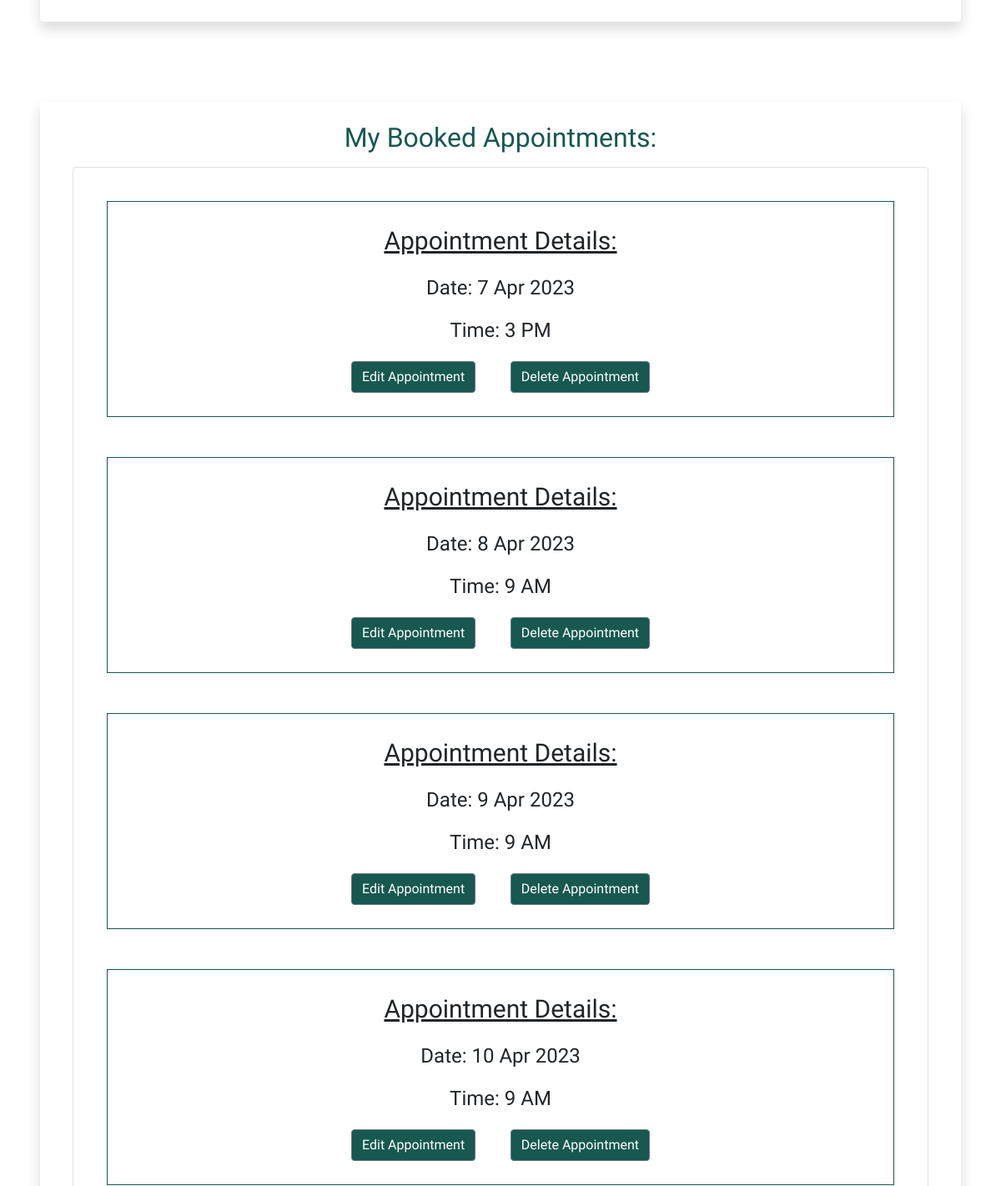
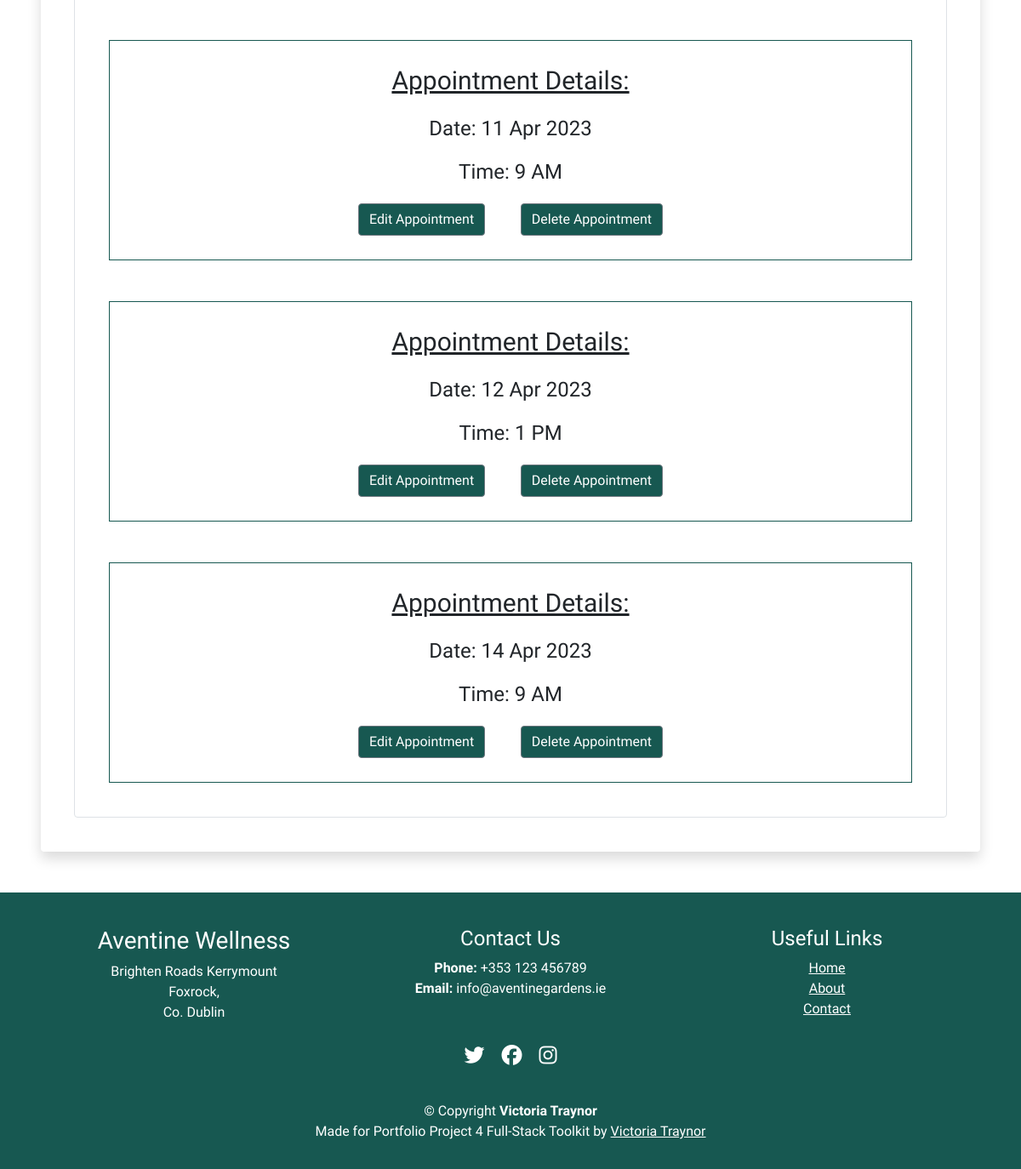
Page /user/user-profile (signed in, lower part) on the earlier database version (2 pictures, top to bottom).
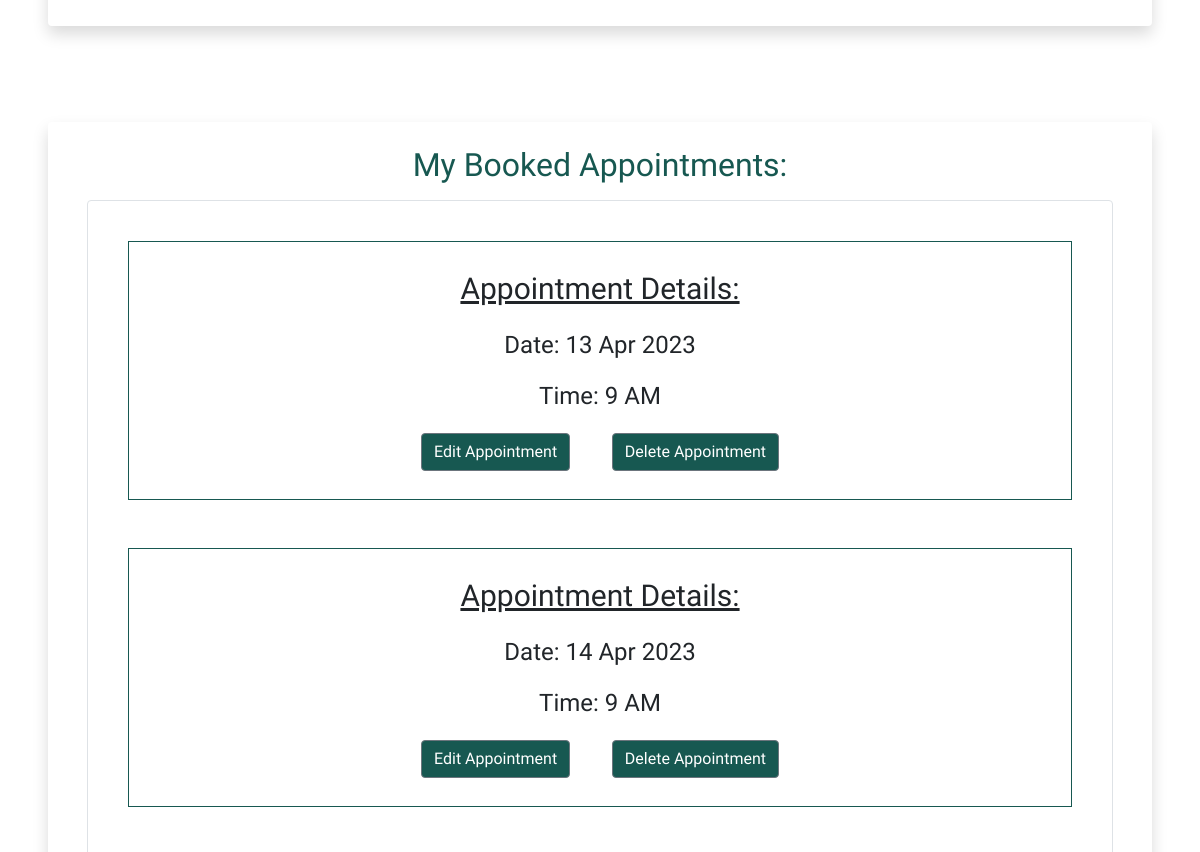
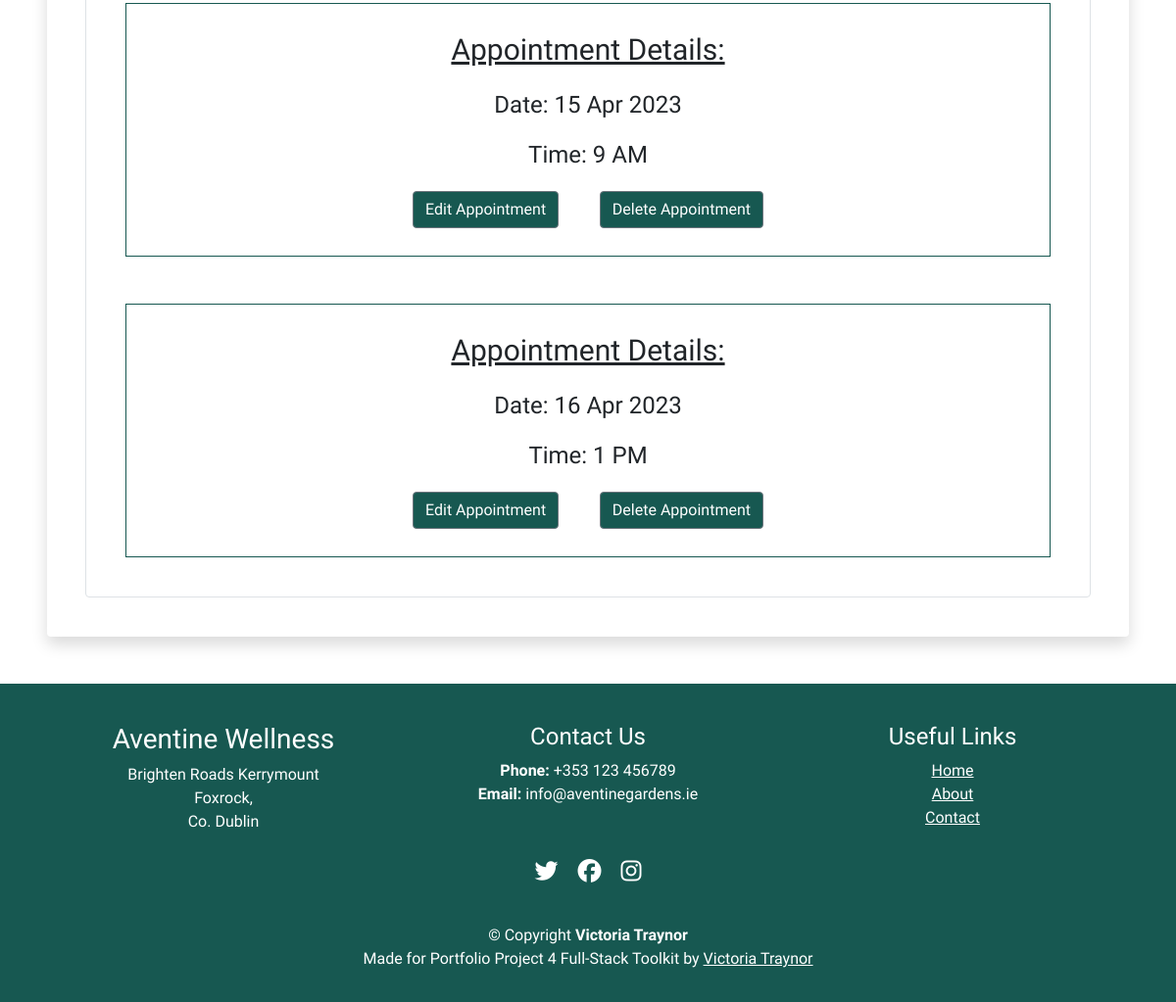
Same page on the later database version (2 pictures, top to bottom).
### booking/models.py (models this page shows, shortened)
class Appointment(models.Model):
    AVAILABLE_TIMES = (
        ("9 AM", "09:00 - 10:00"),
        ("11 AM", "11:00 - 12:00"),
        ("1 PM", "13:00 - 14:00"),
        ("3 PM", "15:00 - 16:00"),
    )
    user = models.ForeignKey(User, on_delete=models.CASCADE, null=True, blank=True)
    date_posted = models.DateField(default=timezone.now)
    date = models.DateField(default=datetime.now)
    timeblock = models.CharField(max_length=10, choices=AVAILABLE_TIMES, default="9 AM")

### profiles/views.py (the view)
# urls.py: path("user/user-profile", views.user_profile, name="user-profile"),
def user_profile(request):
    user = request.user
    if request.user.is_authenticated:
        appointments = Appointment.objects.filter(user=user).order_by(
            "date", "timeblock"
        )
        return render(
            request,
            "user/user_profile.html",
            {
                "user": user,
                "appointments": appointments,
            },
        )
    else:
        return HttpResponseRedirect("../../accounts/login/")

### templates/user/user_profile.html (shortened to what this page needs)
{% extends "base.html" %}
{% load static %}
{% block content %}
{% if user.is_authenticated %}
<div class="shadow p-4 rounded m-5">
</div>
{% if appointments.count > 0 %}
<div>
    <div class="shadow p-4 rounded m-5">
        <h2 class="booked-appointments">My Booked Appointments:</h2>
        <div class="list-group fs-4 border p-3 mb-3">
            {% for appointment in appointments %}
            <div class="appointment-list">
                <p class="appointment-details">Appointment Details:</p>
                <p class="list-group mt-2">Date: {{ appointment.date }}</p>
                <p class="list-group mt-2">Time: {{ appointment.timeblock }}</p>
                <div>
                    <a class='profile-btns btn btn-secondary btn-small mt-1 mb-1'
                        href="{% url 'appointment-edit' appointment.id %}">Edit Appointment</a>
                    <a class='profile-btns btn btn-secondary btn-small mt-1 mb-1'
                        href="{% url 'appointment-delete' appointment.id %}">Delete Appointment</a>
                </div>
            </div>
            {% endfor %}
        </div>
{% endif %}
{% endif %}
{%endblock%}

### templates/base.html (shortened to what this page needs)
{% load static %}
<!DOCTYPE html>
<html lang="en">
<head>
    <link href="https://cdn.jsdelivr.net/npm/bootstrap@5.0.1/dist/css/bootstrap.min.css" rel="stylesheet"
>
    <link rel="stylesheet" href="{% static 'css/style-min.css' %}">
</head>
<body>
    <main>
        {% block content %}{% endblock content %}
    </main>
    {% include 'includes/footer.html' %}
</body>
</html>

### templates/includes/header.html (shortened to what this page needs)
{% load static %}

### templates/includes/footer.html
<footer id="footer" class="footer">
    <div class="footer-content position-relative">
        <div class="container">
            <div class="row footer-row">
                <div class="col-lg-4 col-md-6 footer-col">
                    <div class="footer-info">
                        <h3>Aventine Wellness</h3>
                        <p>Brighten Roads
                            Kerrymount<br>
                            Foxrock, <br>
                            Co. Dublin<br>
                        </p>
                    </div>
                </div>
                <div class="col-lg-4 col-md-3 footer-col">
                    <h4>Contact Us</h4>
                    <strong>Phone:</strong> +353 123 456789<br>
                    <strong>Email:</strong> info@aventinegardens.ie<br>
                </div>
                <div class="col-lg-4 col-md-3 footer-col">
                    <h4>Useful Links</h4>
                    <ul>
                        <li><a href="{% url 'home' %}">Home</a></li>
                        <li><a href="{% url 'about' %}">About</a></li>
                        <li><a href="{% url 'contact' %}">Contact</a></li>
                    </ul>
                </div>
                <div class="social-links d-flex">
                    <a href="#" class="d-flex align-items-center justify-content-center" aria-label="Twitter"><i class="fa-brands fa-twitter"></i></a>
                    <a href="#" class="d-flex align-items-center justify-content-center" aria-label="Facebook"><i class="fa-brands fa-facebook"></i></a>
                    <a href="#" class="d-flex align-items-center justify-content-center" aria-label="Instagram"><i class="fa-brands fa-instagram"></i></a>
                </div>
            </div>
        </div>
    </div>
    <div class="footer-legal text-center position-relative">
        <div class="container">
            <div class="copyright">
                &copy; Copyright <strong><span>Victoria Traynor</span></strong>
            </div>
            <div class="credits">
                Made for Portfolio Project 4 Full-Stack Toolkit by <a href="https://github.com/VictoriaT87/">Victoria
                    Traynor</a>
            </div>
        </div>
    </div>
</footer>

### static/css/style-min.css (style rules this page uses)
#navbarText,.about h2,.logout,.navbar-custom a,a { color:var(--color-default) }
:root { --color-default:#175851;--darker:#093631;--white:#fff;scroll-behavior:smooth }
body,html { font-family:Raleway,sans-serif;height:100% }
body { display:flex;flex-direction:column }
main { display:flex;flex-direction:column;flex:1 0 auto;border-top:1px solid var(--color-default) }
.list-group { text-align:center;margin:15px }
.container { padding-bottom:2em }
.benefits .section-header h2,.copyright,.credits,.footer a { color:var(--white) }
.profile-btn-signin,.profile-btns { background-color:#175851;margin:2% }
.booked-appointments,.user-info { color:#175851;text-align:center }
.appointment-list { border:1px solid #175851;margin:1em;padding:1em }
.appointment-details { font-size:1.25em;text-decoration:underline }
.profile-btns { color:#fff;min-width:5em }
.password_reset p,.social-links i { padding:10px }
.footer { flex-shrink:0;background-color:var(--color-default);text-align:center }
.footer .row,.footer-col { padding-top:20px }
.footer ul { list-style:none;padding:0 }
.footer-content { color:#fff }
.footer-row { padding:0;margin:0 }
.social-links { justify-content:center;font-size:1.5em }
.social-links a { text-decoration:none }

Differences in the rows shown:
removed Appointment: date "9 Apr 2023", timeblock "9 AM"
removed Appointment: date "10 Apr 2023", timeblock "9 AM"
removed Appointment: date "11 Apr 2023", timeblock "9 AM"
changed Appointment: date "7 Apr 2023" → "13 Apr 2023"; timeblock "3 PM" → "9 AM"
shown differently, row unchanged: Appointment "14 Apr 2023": moves up the list
changed Appointment: date "8 Apr 2023" → "15 Apr 2023"
changed Appointment "1 PM": date "12 Apr 2023" → "16 Apr 2023"
